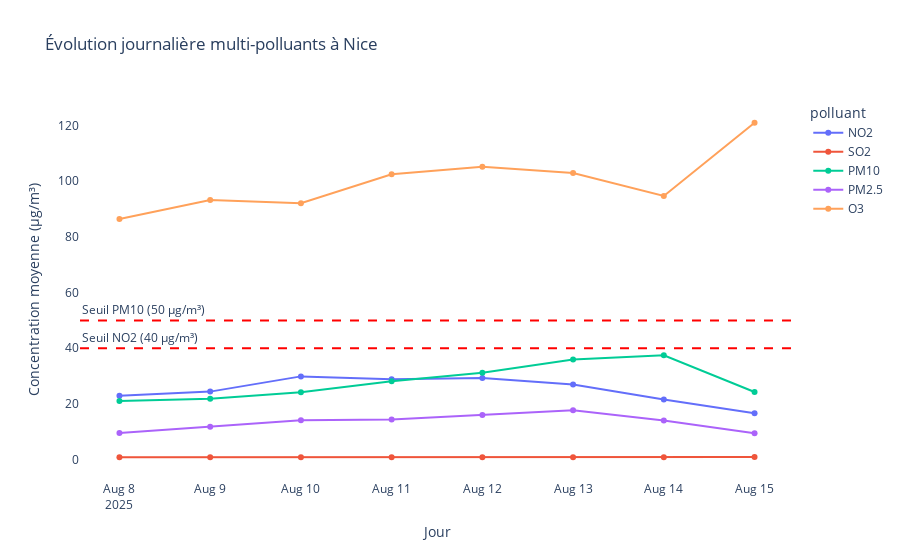

This figure's notebook cell:
### Code cell
periode_debut = "2025-08-08"
periode_fin = "2025-08-15"
ville_select = "Nice"

df_multi = pd.read_sql(f"""
    SELECT DATE(mj.datetime) AS jour,
           mj.polluant,
           AVG(mj.valeur) AS valeur_moyenne
    FROM mesure_journaliere mj
    JOIN station s ON mj.id_station = s.id_station
    WHERE s.ville = '{ville_select}'
      AND mj.datetime BETWEEN '{periode_debut}' AND '{periode_fin}'
      AND mj.valeur IS NOT NULL
    GROUP BY jour, mj.polluant
    ORDER BY jour
""", engine)

fig_multi = px.line(
    df_multi,
    x="jour",
    y="valeur_moyenne",
    color="polluant",
    title=f"Évolution journalière multi-polluants à {ville_select}",
    markers=True
)

fig_multi.update_layout(
    xaxis_title="Jour",
    yaxis_title="Concentration moyenne (µg/m³)",
    plot_bgcolor="white",
    hovermode="x unified"
)

# Seuils réglementaires en fonction du polluant
seuils = {"NO2": 40, "PM10": 50}
for pol, seuil in seuils.items():
    fig_multi.add_hline(
        y=seuil,
        line_dash="dash",
        line_color="red",
        annotation_text=f"Seuil {pol} ({seuil} µg/m³)",
        annotation_position="top left"
    )

fig_multi.show()

### Figure 1 — Plotly figure (JSON) as saved in the notebook; plotly's stock layout.template omitted (floating-point values rounded to 4 significant figures)
{"data": [{"hovertemplate": "polluant=NO2<br>jour=%{x}<br>valeur_moyenne=%{y}<extra></extra>", "legendgroup": "NO2", "line": {"color": "#636efa", "dash": "solid"}, "marker": {"symbol": "circle"}, "mode": "lines+markers", "name": "NO2", "orientation": "v", "showlegend": true, "type": "scatter", "x": ["2025-08-08", "2025-08-09", "2025-08-10", "2025-08-11", "2025-08-12", "2025-08-13", "2025-08-14", "2025-08-15"], "xaxis": "x", "y": [22.95, 24.43, 29.9, 28.9, 29.28, 26.95, 21.58, 16.7], "yaxis": "y"}, {"hovertemplate": "polluant=SO2<br>jour=%{x}<br>valeur_moyenne=%{y}<extra></extra>", "legendgroup": "SO2", "line": {"color": "#EF553B", "dash": "solid"}, "marker": {"symbol": "circle"}, "mode": "lines+markers", "name": "SO2", "orientation": "v", "showlegend": true, "type": "scatter", "x": ["2025-08-08", "2025-08-09", "2025-08-10", "2025-08-11", "2025-08-12", "2025-08-13", "2025-08-14", "2025-08-15"], "xaxis": "x", "y": [0.8821, 0.8724, 0.8969, 0.8828, 0.8771, 0.8771, 0.8703, 1.0], "yaxis": "y"}, {"hovertemplate": "polluant=PM10<br>jour=%{x}<br>valeur_moyenne=%{y}<extra></extra>", "legendgroup": "PM10", "line": {"color": "#00cc96", "dash": "solid"}, "marker": {"symbol": "circle"}, "mode": "lines+markers", "name": "PM10", "orientation": "v", "showlegend": true, "type": "scatter", "x": ["2025-08-08", "2025-08-09", "2025-08-10", "2025-08-11", "2025-08-12", "2025-08-13", "2025-08-14", "2025-08-15"], "xaxis": "x", "y": [21.03, 21.87, 24.17, 28.18, 31.22, 35.94, 37.48, 24.28], "yaxis": "y"}, {"hovertemplate": "polluant=PM2.5<br>jour=%{x}<br>valeur_moyenne=%{y}<extra></extra>", "legendgroup": "PM2.5", "line": {"color": "#ab63fa", "dash": "solid"}, "marker": {"symbol": "circle"}, "mode": "lines+markers", "name": "PM2.5", "orientation": "v", "showlegend": true, "type": "scatter", "x": ["2025-08-08", "2025-08-09", "2025-08-10", "2025-08-11", "2025-08-12", "2025-08-13", "2025-08-14", "2025-08-15"], "xaxis": "x", "y": [9.614, 11.84, 14.17, 14.39, 16.08, 17.73, 14.06, 9.46], "yaxis": "y"}, {"hovertemplate": "polluant=O3<br>jour=%{x}<br>valeur_moyenne=%{y}<extra></extra>", "legendgroup": "O3", "line": {"color": "#FFA15A", "dash": "solid"}, "marker": {"symbol": "circle"}, "mode": "lines+markers", "name": "O3", "orientation": "v", "showlegend": true, "type": "scatter", "x": ["2025-08-08", "2025-08-09", "2025-08-10", "2025-08-11", "2025-08-12", "2025-08-13", "2025-08-14", "2025-08-15"], "xaxis": "x", "y": [86.44, 93.21, 92.03, 102.5, 105.2, 102.9, 94.69, 121.0], "yaxis": "y"}], "layout": {"annotations": [{"showarrow": false, "text": "Seuil NO2 (40 µg/m³)", "x": 0, "xanchor": "left", "xref": "x domain", "y": 40, "yanchor": "bottom", "yref": "y"}, {"showarrow": false, "text": "Seuil PM10 (50 µg/m³)", "x": 0, "xanchor": "left", "xref": "x domain", "y": 50, "yanchor": "bottom", "yref": "y"}], "hovermode": "x unified", "legend": {"title": {"text": "polluant"}, "tracegroupgap": 0}, "plot_bgcolor": "white", "shapes": [{"line": {"color": "red", "dash": "dash"}, "type": "line", "x0": 0, "x1": 1, "xref": "x domain", "y0": 40, "y1": 40, "yref": "y"}, {"line": {"color": "red", "dash": "dash"}, "type": "line", "x0": 0, "x1": 1, "xref": "x domain", "y0": 50, "y1": 50, "yref": "y"}], "title": {"text": "Évolution journalière multi-polluants à Nice"}, "xaxis": {"anchor": "y", "domain": [0, 1], "title": {"text": "Jour"}}, "yaxis": {"anchor": "x", "domain": [0, 1], "title": {"text": "Concentration moyenne (µg/m³)"}}}}
